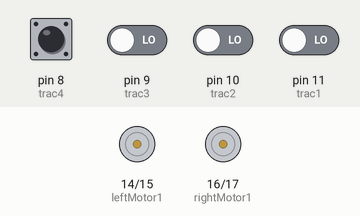
Simulated run of this sketch. Board: Arduino Uno, built with avr-gcc and run on an emulated ATmega328P. Parts: motor-driver pin pairs drawn as motors (green arrow = first pin HIGH = forward, orange = second pin HIGH = backward, longer = more drive, scaled by the enable pin). The test bench sets the inputs (shaded band); at power-on: pin 8 (trac4), pin 9 (trac3), pin 10 (trac2), pin 11 (trac1) LOW. What the sketch prints to the serial monitor is not drawn.

Above: at 1.2 s.
1.3 s: pin 8 (trac4) driven HIGH
At 2.5 s:
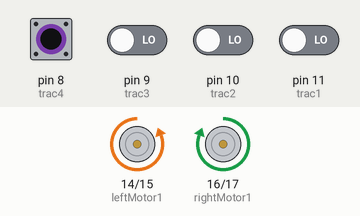
2.8 s: pin 8 (trac4) driven LOW and pin 10 (trac2) driven HIGH
At 3.5 s:
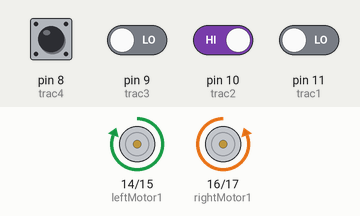
4.3 s: pin 9 (trac3) driven HIGH
At 5.1 s:
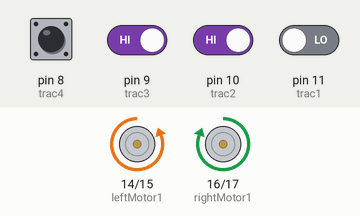
5.8 s: pin 9 (trac3) driven LOW
At 7.0 s:
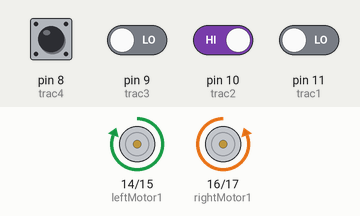
7.3 s: pin 8 (trac4) pulsed HIGH 5 times (0.12 s each, 0.3 s apart)
At 8.43 s:
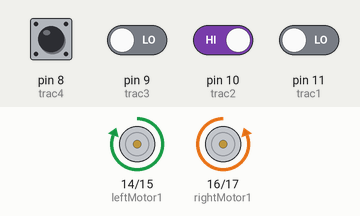
11.8 s: pin 8 (trac4) driven HIGH
At 13.0 s:
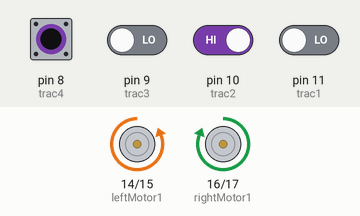
Timing chart, 0 to 14.8 s (numbered marks = the images above; inputs shaded):
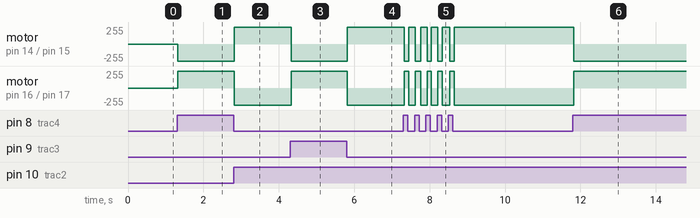

The sketch:

2xunji.ino
```cpp
#include <Servo.h>

#define STOP      0
#define FORWARD   1
#define BACKWARD  2
#define TURNLEFT  3
#define TURNRIGHT 4

int leftMotor1 = 14;
int leftMotor2 = 15;
int rightMotor1 = 16;
int rightMotor2 = 17;

int trac1 = 11; //从车头方向的最右边开始排序
int trac2 = 10;
int trac3 = 9;
int trac4 = 8;

int leftPWM = 3;
int rightPWM = 2;

int data[4];

void setup() {
  // put your setup code here, to run once:
  //串口初始化
  Serial.begin(9600);
  //测速引脚初始化
  pinMode(leftMotor1, OUTPUT);
  pinMode(leftMotor2, OUTPUT);
  pinMode(rightMotor1, OUTPUT);
  pinMode(rightMotor2, OUTPUT);
  pinMode(leftPWM, OUTPUT);
  pinMode(rightPWM, OUTPUT);
  //寻迹模块D0引脚初始化
  pinMode(trac1, INPUT);
  pinMode(trac2, INPUT);
  pinMode(trac3, INPUT);
  pinMode(trac4, INPUT);
}

void motorRun(int cmd,int value)
{
  analogWrite(leftPWM, value);  //设置PWM输出，即设置速度
  analogWrite(rightPWM, value);
  switch(cmd){
    case FORWARD:
     Serial.println("FORWARD"); //输出状态
      digitalWrite(leftMotor1, LOW);
      digitalWrite(leftMotor2, HIGH);
      digitalWrite(rightMotor1, LOW);
      digitalWrite(rightMotor2, HIGH);
      break;
      case BACKWARD:
      Serial.println("BACKWARD"); //输出状态
      digitalWrite(leftMotor1, HIGH);
      digitalWrite(leftMotor2, LOW);
      digitalWrite(rightMotor1, HIGH);
      digitalWrite(rightMotor2, LOW);
      break;
     case TURNLEFT:
      Serial.println("TURN LEFT"); //输出状态
      digitalWrite(leftMotor1, LOW);
      digitalWrite(leftMotor2,HIGH);
      digitalWrite(rightMotor1,HIGH);
      digitalWrite(rightMotor2,LOW);
      break;
     case TURNRIGHT:
      Serial.println("TURN RIGHT"); //输出状态
      digitalWrite(leftMotor1, HIGH);
      digitalWrite(leftMotor2, LOW);
      digitalWrite(rightMotor1, LOW);
      digitalWrite(rightMotor2, HIGH);
      break;
     default:
      Serial.println("STOP"); //输出状态
      digitalWrite(leftMotor1, LOW);
      digitalWrite(leftMotor2, LOW);
      digitalWrite(rightMotor1, LOW);
      digitalWrite(rightMotor2, LOW);
  }
}
void tracing()
{
  data[0] = digitalRead(11);
  data[1] = digitalRead(10);
  data[2] = digitalRead(9);
  data[3] = digitalRead(8);
   if((!data[0] && data[1] && data[2] & 4& !data[3]))
  {
    motorRun(FORWARD,220);
  }

  else if(data[0] && data[1] && data[2] && data[3])
  {
    motorRun(FORWARD,220);
  }

  /*else if(!data[0] && data[1] && data[2] && data[3])
  {
    motorRun(TURNLEFT, 100,100);
  }   上坡微调*/

  else if(data[2] || data[3])
  {
    motorRun(TURNLEFT,255);
  }

    else if(data[0] || data[1])
  {
    motorRun(TURNRIGHT,255);
  }

  /* else if(!data[0] && !data[1] && data[2] &&!data[3])
  {
    motorRun(TURNLEFT,220);
  }

   else if(!data[0] && !data[1] && data[2] && data[3])
  {
    motorRun(TURNLEFT,220);
  }

  else if(!data[0] && !data[1] && !data[2] && data[3])
  {
    motorRun(TURNLEFT,220);
  }

    else if(!data[0] && data[1] && !data[2] && !data[3])
  {
    motorRun(TURNRIGHT,220);
  }

  else if(data[0] && data[1] && !data[2] && !data[3])
  {
    motorRun(TURNRIGHT,220);
  }*/
  Serial.print(data[0]);
  Serial.print("---");
  Serial.print(data[1]);
  Serial.print("---");
  Serial.print(data[2]);
  Serial.print("---");
  Serial.print(data[3]);
  Serial.print("---");
}

void loop()
{
  // put your main code here, to run repeatedly:
  tracing();
}
```

Measured:
- after the input at 1.3 s, motor on pin 14 (leftMotor1) / pin 15 (leftMotor2): stopped → backward 255/255 at once; motor on pin 16 (rightMotor1) / pin 17 (rightMotor2): stopped → forward 255/255 at once
- after the input at 2.8 s, motor on pin 14 (leftMotor1) / pin 15 (leftMotor2): backward 255/255 → forward 255/255 at once; motor on pin 16 (rightMotor1) / pin 17 (rightMotor2): forward 255/255 → backward 255/255 at once
- after the input at 4.3 s, motor on pin 14 (leftMotor1) / pin 15 (leftMotor2): forward 255/255 → backward 255/255 at once; motor on pin 16 (rightMotor1) / pin 17 (rightMotor2): backward 255/255 → forward 255/255 at once
- after the input at 5.8 s, motor on pin 14 (leftMotor1) / pin 15 (leftMotor2): backward 255/255 → forward 255/255 at once; motor on pin 16 (rightMotor1) / pin 17 (rightMotor2): forward 255/255 → backward 255/255 at once
- after the input at 11.8 s, motor on pin 14 (leftMotor1) / pin 15 (leftMotor2): forward 255/255 → backward 255/255 at once; motor on pin 16 (rightMotor1) / pin 17 (rightMotor2): backward 255/255 → forward 255/255 at once
